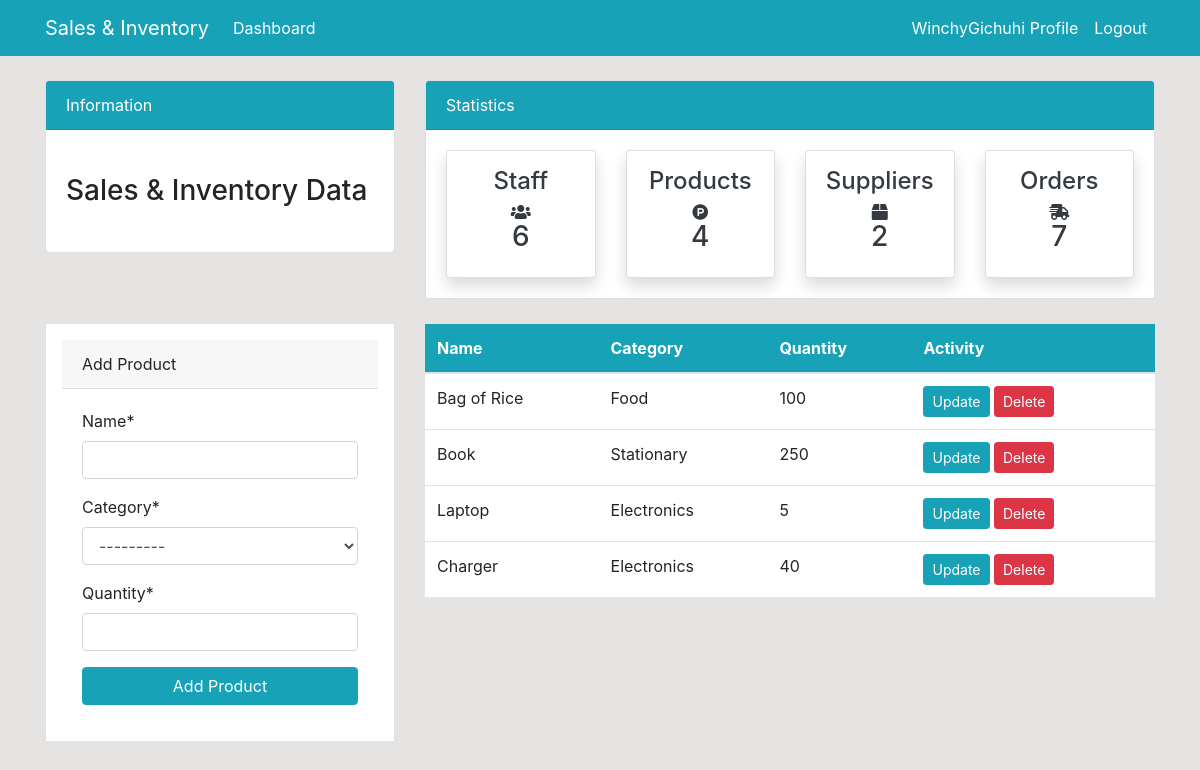
The app's page /product/ (signed in) with its own data.
### dashboard/models.py (models this page shows, shortened)
class Product(models.Model):
    name = models.CharField(max_length=100, null=True)
    category = models.CharField(max_length=50, choices=CATEGORY, null=True)
    quantity = models.PositiveIntegerField(null=True)

### dashboard/views.py (the view)
# urls.py: path('product/', views.product, name='dashboard-product'),
@login_required(login_url='user-login')
def product(request):
    items = Product.objects.all()
    product_count = items.count()
    workers_count = User.objects.all().count()
    orders_count = Order.objects.all().count()
    clients_count = Supplier.objects.all().count()
    if request.method == 'POST':
        form = ProductForm(request.POST)
        if form.is_valid():
            form.save()
            product_name = form.cleaned_data.get('name')
            messages.success(request, f'{product_name} has been added')
            return redirect('dashboard-product')
    else:
        form = ProductForm()
    context = {
        'items': items,
        'form': form,
        'workers_count': workers_count,
        'orders_count': orders_count,
        'clients_count': clients_count,
        'product_count': product_count,
    }
    return render(request, 'dashboard/product.html', context)

### dashboard/forms.py
class ProductForm(forms.ModelForm):
    class Meta:
        model = Product
        fields = ['name', 'category', 'quantity']

### templates/dashboard/product.html (shortened to what this page needs)
{% extends 'partials/base.html' %}
{% block content %}
     {% include 'partials/topnav.html' %}
  {% load crispy_forms_tags %}
    <div class="container">
        <div class="row my-4">
            <div class="col-md-4">
                <div class="border bg-white p-3">
                    <div class="card-header">
                    Add Product
                </div>
                <div class="card-body">
                    <form method="POST">
                        {{ form|crispy }}
                        <input class="btn btn-info btn-block" type="submit" value="Add Product">
                    </form>
                </div>
            </div>
            </div>
            <div class="col-md-8">
                <table class="table bg-white">
                    <thead class="bg-info">
                        <tr class="text-white">
                            <th scope="col">Name</th>
                            <th scope="col">Category</th>
                            <th scope="col">Quantity</th>
                            <th scope="col">Activity</th>
                        </tr>
                    </thead>
                    <tbody>
                     {% for item in  items %}
                        <tr>
                           <td>{{ item.name }}</td>
                            <td>{{ item.category }}</td>
                            <td>{{ item.quantity }}</td>
                            <td>
                                <a class="btn btn-info btn-sm" href="{% url 'dashboard-product-update' item.id %}">Update</a>
                                <a class="btn btn-danger btn-sm" href="{% url 'dashboard-product-delete' item.id %}">Delete</a>
                            </td>
                        </tr>
                    {% endfor %}
                    </tbody>
                </table>
            </div>
        </div>
    </div>
{% endblock %}

### templates/partials/nav.html (shortened to what this page needs)
    <nav class="navbar navbar-expand-lg navbar-info bg-info">
        <div class="container">
              {% if user.is_authenticated %}
            <a class="navbar-brand text-white" href="{% url 'dashboard-index' %}">Sales & Inventory</a>
            <div class="collapse navbar-collapse" id="navbarSupportedContent">
                <ul class="navbar-nav mr-auto">
                    <li class="nav-item active">
                        <a class="nav-link text-white" href="{% url 'dashboard-index' %}">Dashboard </a>
                    </li>
                </ul>
                <ul class="navbar-nav ml-auto">
                    <li class="nav-item active">
                        <a class="nav-link text-white" href="{% url 'user-profile' %}">{{ user.username }} Profile </a>
                    </li>
                    <li class="nav-item">
                        <a class="nav-link text-white" href="{% url 'user-logout' %}">Logout</a>
                    </li>
                </ul>
       {% endif %}
            </div>
        </div>
    </nav>

### static/style.css (style rules this page uses)
body { background: rgb(230, 227, 227); }

### records on screen
Product: name "Bag of Rice", category "Food", quantity "100"
Product: name "Book", category "Stationary", quantity "250"
Product: name "Laptop", category "Electronics", quantity "5"
Product: name "Charger", category "Electronics", quantity "40"

### other values on screen
{{ user.username }} "WinchyGichuhi"
{{ workers_count }} "6"
{{ product_count }} "4"
{{ clients_count }} "2"
{{ orders_count }} "7"
